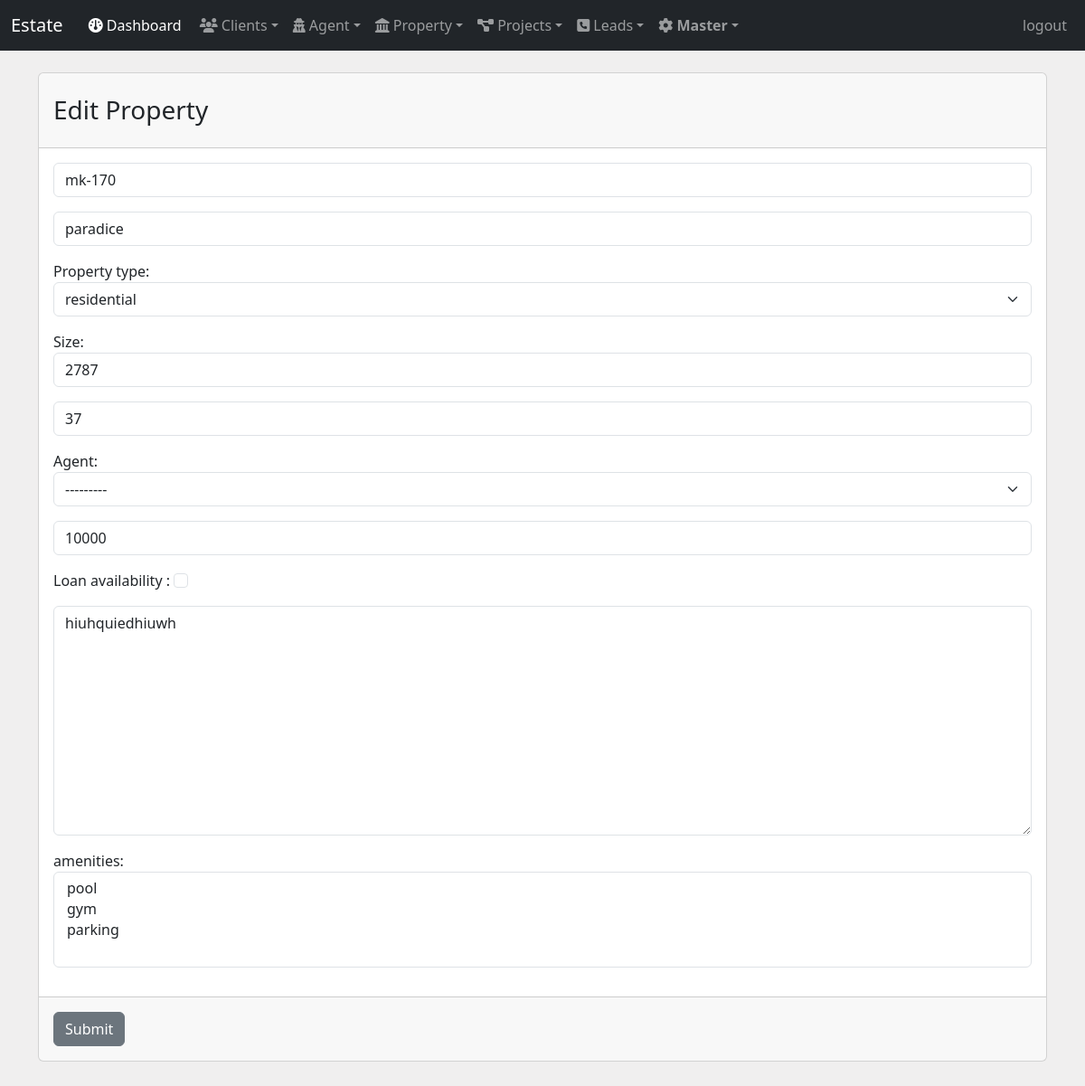
The page /edit_property/3 (signed in) on the database its author committed.
### main/models.py (models this page shows, shortened)
class Property(models.Model):
  property_title =models.CharField( max_length=50)
  location = models.CharField( max_length=150)
  types = {'residential' : 'Residential', 'commercial' : 'Commercial', 'other': 'Other'}
  property_types = models.ForeignKey("PropertyTypes", on_delete=models.CASCADE)
  size = models.CharField( max_length=100)
  property_age = models.IntegerField(null=False)
  property_agent = models.ForeignKey("Agent", blank=True, null=True, on_delete=models.CASCADE)
  property_cost = models.CharField( max_length=5000)
  loan_availability = models.BooleanField( default=False )
  property_description = models.TextField(max_length=500, blank=False)
  owner = models.IntegerField(blank=False, default=1)
  status = models.BooleanField(default=True)
  amenities = models.ManyToManyField('Amenity', blank=True)

### main/views.py (the view)
# urls.py: path('edit_property/<int:property_id>', views.edit_property, name='edit_property' ),
def edit_property(request, property_id):
    pro = Property.objects.get(pk=property_id)
    if request.method == 'POST':
        form = PropertyForm(request.POST or None , instance=pro, user=request.user)
        if form.is_valid():
            form.save()
            messages.success(request, 'property edited successfully.')
            return redirect('list_properties')
        else :
            messages.error(request, 'Something went wrong')
    else :
        form = PropertyForm(instance=pro, user=request.user)
    return render(request, 'edit_property.html', { 'form': form })

### main/models.py (called while the page is built)
  def __str__(self):
      return self.agent_name

    def __str__(self):
      return self.name

    def __str__(self):
        return self.name

### main/templates/edit_property.html (shortened to what this page needs)
{% extends "base.html" %}
{% block content %}
<div class='container'>
  <div class="card">
    <div class="card-header">
      <h3 class='my-3'>Edit Property</h3>
    </div>
    <div class="card-body">
      <form method='POST'>
        {{ form.as_p }}
    </div>
    <div class="card-footer text-body-secondary">
        <input class='btn btn-secondary my-2' type='submit'>
    </div>
  </div>
</div>
{% endblock content %}

### main/templates/base.html (style rules this page uses)
body { background-color: rgb(240, 239, 239); }

### rows shown on the page
Property: property_title "mk-170", location "paradice", property_types "residential", size "2787", property_age "37", property_agent "---------", property_cost "10000", property_description "hiuhquiedhiuwh"
